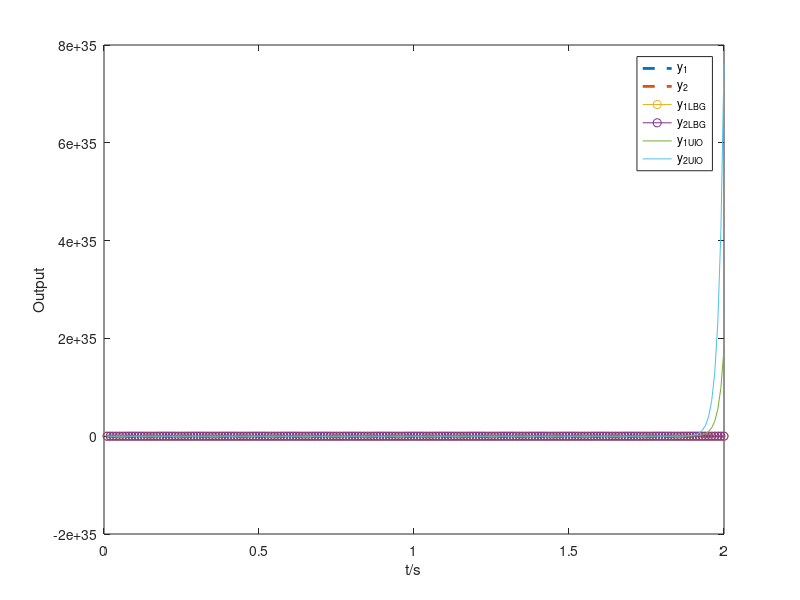
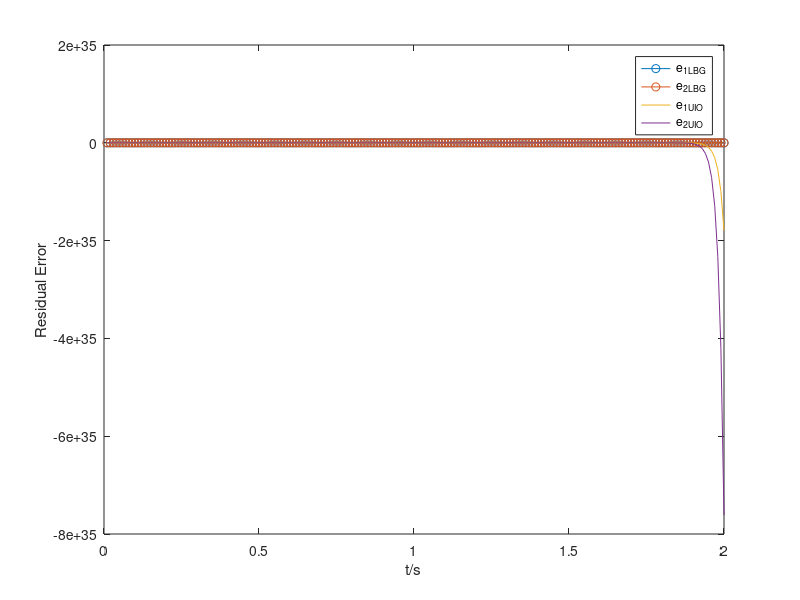
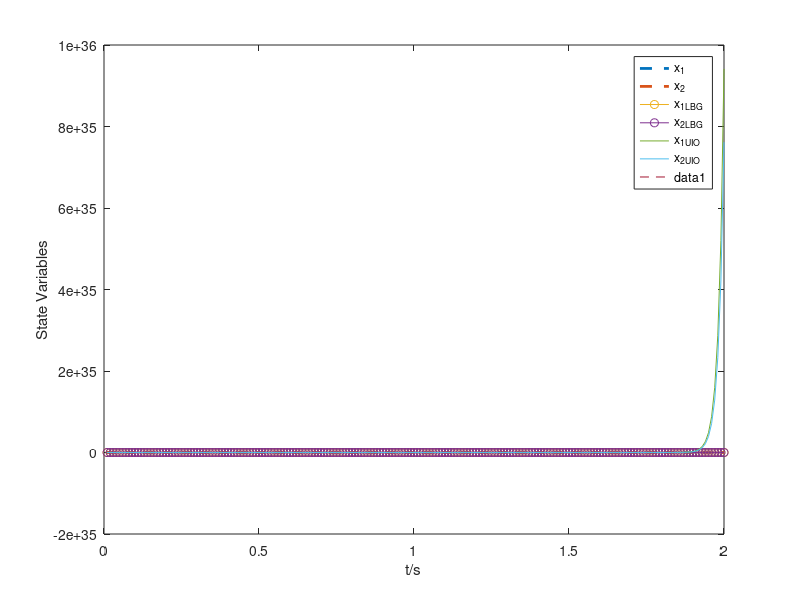
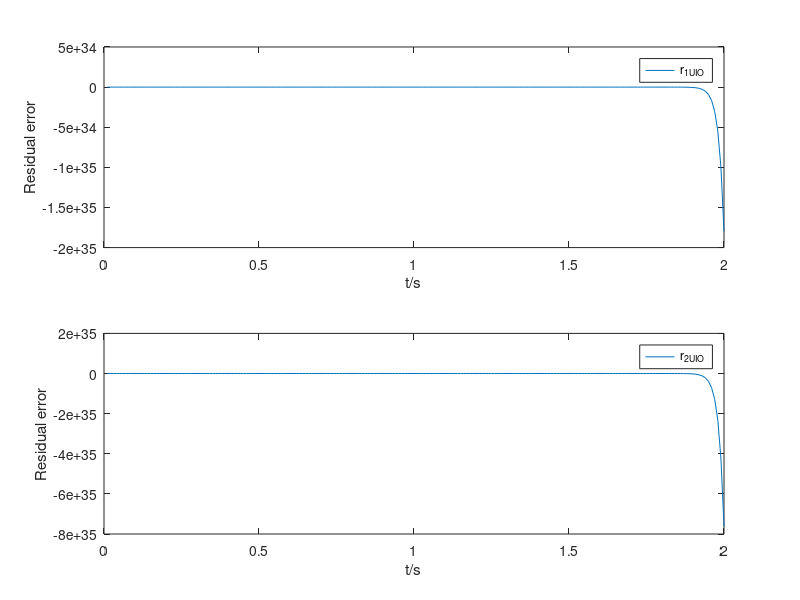

The MATLAB source for these figures, in order:
clear all
close all
clc
%% Iteration parameters
iter = 200;
n = 1:iter;
t = n * 0.01;

%% system parameters
A = [0.5 1
    0 -0.5];
B = [1 0
    0 1];
E = [1 1/2]';
C = [1 -1
    0 1];
L = [1 1/2
    0 1/4];    

%% Unknown Input Observer parameters
H = E / (C * E); %E - HCE = 0
T = (eye(2) - H * C) * B;%B - T - HCB = 0;
K1 =[-1 -2
    -0.5 -3];
N = A - H * C * A - K1 * C;%A - HCA - K1C - N = 0
K2 = N * H; 
K = K1 + K2;

%% Initialize state space model
%Input
u1 = 2 + sin(2*pi*t);
u2 = 2 + cos(2*pi*t);
u = [u1;u2];
%System
x = zeros(2,iter);
y = zeros(2,iter);
%Luenberger Observer
xo = zeros(2,iter);
yo = zeros(2,iter);
%Unknown Input Observer
z = zeros(2,iter);
xz = zeros(2,iter);
yz = zeros(2,iter);
%Observation Error
eo = zeros(2,iter);
ez = zeros(2,iter);

%White noise generation
w = randn(1,iter);
w = w/std(w);
w = w - mean(w);        
v = 0.5;
sigma = 0.1;
w = v + sigma * w;

%% Iterative Observation
for k = 1:iter    
    if k >= 150
        T(1,:) = 0;
        T(2,:) = 0.5*T(2,:);
    end
    
    %System
    y(:,k) = C * x(:,k);
    x(:,k+1) = A * x(:,k) + B * u(:,k) + E * w(k);
    
    %Luenberger Observer
    yo(:,k) = C * xo(:,k);
    xo(:,k+1) = (A - L * C) * xo(:,k) + B * u(:,k) + L * y(:,k);
    
    %Unknown Input Observer
    xz(:,k) = z(:,k) + H * y(:,k);
    z(:,k+1) = N * z(:,k) + T * u(:,k) + K * y(:,k);
    yz(:,k) = C * xz(:,k);
    
    %Residual Error
    eo(:,k) = y(:,k) - yo(:,k);
    ez(:,k) = y(:,k) - yz(:,k);
end

%% Plotting
figure(1)
plot(t,y,'--','linewidth',2);hold on
plot(t,yo,'-o',t,yz);hold on
line([1.5 1.5],[-1 9],'linestyle','--')
xlabel('t/s')
ylabel('Output')
legend('y_1','y_2','y_{1LBG}','y_{2LBG}','y_{1UIO}','y_{2UIO}')
figure(2)
plot(t,eo,'-o',t,ez);hold on
line([1.5 1.5],[-20 10],'linestyle','--')
xlabel('t/s')
ylabel('Residual Error')
legend('e_{1LBG}','e_{2LBG}','e_{1UIO}','e_{2UIO}')
figure(3)
plot(t,x(:,1:iter),'--','linewidth',2);hold on
plot(t,xo(:,1:iter),'-o',t,xz(:,1:iter));
xlabel('t/s')
ylabel('State Variables')
legend('x_1','x_2','x_{1LBG}','x_{2LBG}','x_{1UIO}','x_{2UIO}')
line([1.5 1.5],[-10 20],'linestyle','--')
figure(4)
subplot(211)
plot(t,ez(1,:))
line([1.5 1.5],[-20 10],'linestyle','--')
xlabel('t/s')
ylabel('Residual error')
legend('r_{1UIO}')
subplot(212)
plot(t,ez(2,:))
line([1.5 1.5],[-2 10],'linestyle','--')
xlabel('t/s')
ylabel('Residual error')
legend('r_{2UIO}')